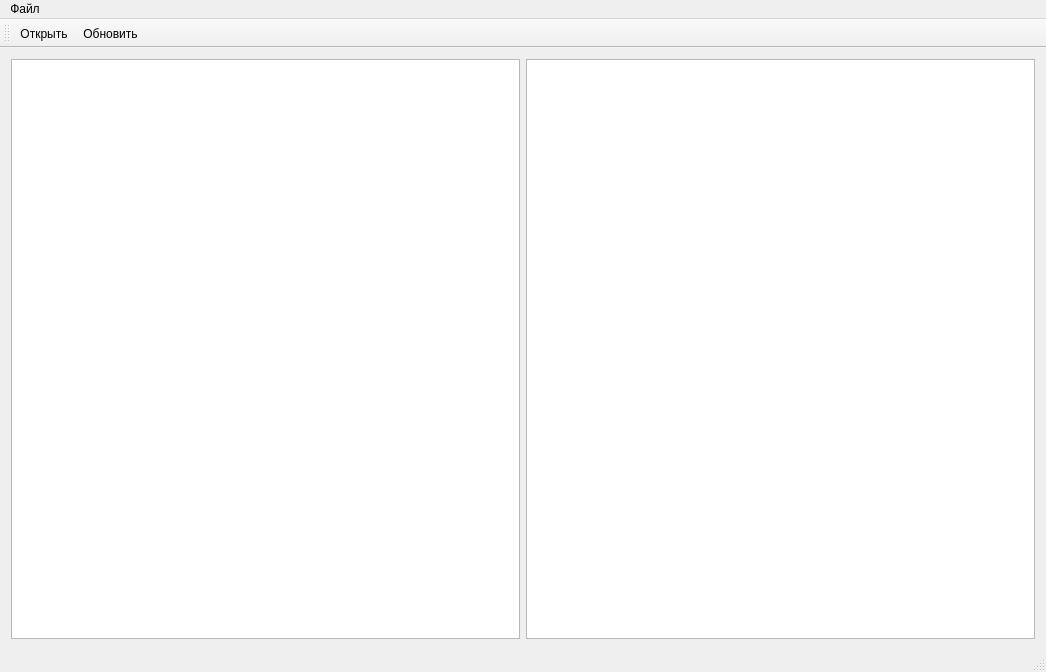
<?xml version="1.0" encoding="UTF-8"?>
<ui version="4.0">
 <class>MainWindow</class>
 <widget class="QMainWindow" name="MainWindow">
  <property name="geometry">
   <rect>
    <x>0</x>
    <y>0</y>
    <width>1046</width>
    <height>672</height>
   </rect>
  </property>
  <property name="windowTitle">
   <string>MainWindow</string>
  </property>
  <property name="windowIcon">
   <iconset>
    <normaloff>:/icons/icons/icon_buttom_reload.png</normaloff>:/icons/icons/icon_buttom_reload.png</iconset>
  </property>
  <widget class="QWidget" name="centralWidget">
   <layout class="QGridLayout" name="gridLayout">
    <item row="0" column="1">
     <widget class="QListWidget" name="listSameFile"/>
    </item>
    <item row="0" column="0">
     <widget class="QListWidget" name="listMainFile"/>
    </item>
   </layout>
  </widget>
  <widget class="QMenuBar" name="menuBar">
   <property name="geometry">
    <rect>
     <x>0</x>
     <y>0</y>
     <width>1046</width>
     <height>22</height>
    </rect>
   </property>
   <widget class="QMenu" name="menudfg">
    <property name="title">
     <string>Файл</string>
    </property>
    <addaction name="Open"/>
    <addaction name="Reload"/>
   </widget>
   <addaction name="menudfg"/>
  </widget>
  <widget class="QToolBar" name="toolBar">
   <property name="windowTitle">
    <string>toolBar</string>
   </property>
   <attribute name="toolBarArea">
    <enum>TopToolBarArea</enum>
   </attribute>
   <attribute name="toolBarBreak">
    <bool>false</bool>
   </attribute>
   <addaction name="Open"/>
   <addaction name="Reload"/>
  </widget>
  <widget class="QStatusBar" name="statusBar"/>
  <action name="Reload">
   <property name="icon">
    <iconset resource="icon_buttom.qrc">
     <normaloff>:/icons/reload.png</normaloff>:/icons/reload.png</iconset>
   </property>
   <property name="text">
    <string>Обновить</string>
   </property>
   <property name="toolTip">
    <string>Обновить</string>
   </property>
  </action>
  <action name="Open">
   <property name="icon">
    <iconset resource="icon_buttom.qrc">
     <normaloff>:/icons/gtk-directory.png</normaloff>:/icons/gtk-directory.png</iconset>
   </property>
   <property name="text">
    <string>Открыть</string>
   </property>
   <property name="toolTip">
    <string>Открыть</string>
   </property>
  </action>
 </widget>
 <layoutdefault spacing="6" margin="11"/>
 <resources>
  <include location="icon_buttom.qrc"/>
 </resources>
 <connections/>
</ui>
